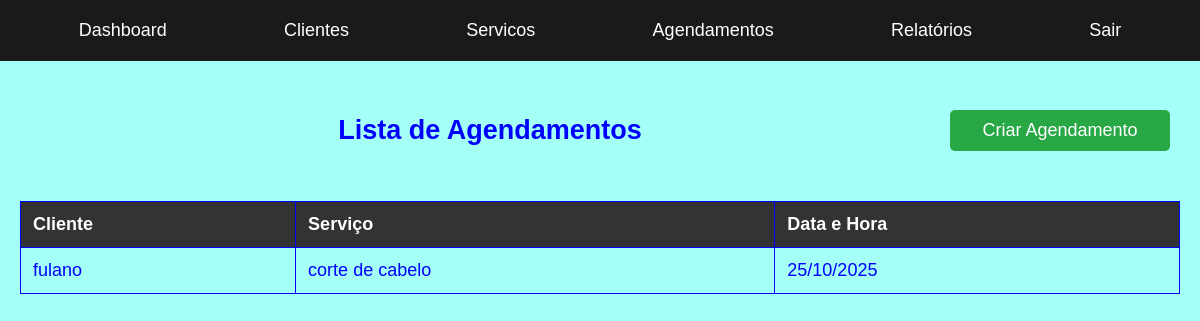
The app's page /agendamentos/ (signed in) with its own data.
### pdv/models.py (models this page shows, shortened)
class Agendamento(models.Model):
    cliente = models.ForeignKey(Cliente, on_delete=models.CASCADE)
    servico = models.ForeignKey(Servico, on_delete=models.CASCADE)
    data_hora = models.DateTimeField()

class Cliente(models.Model):
    nome = models.CharField(max_length=100)
    telefone = models.CharField(max_length=15)
    email = models.EmailField()

class Servico(models.Model):
    nome = models.CharField(max_length=100)
    preco = models.DecimalField(max_digits=10, decimal_places=2)

### pdv/views.py (the view)
# urls.py: path('agendamentos/', agendamentos_view, name='agendamentos'),
@login_required
def agendamentos_view(request):
    agendamentos = Agendamento.objects.all()
    return render(request, 'pdv/agendamentos.html', {'agendamentos': agendamentos})

### pdv/templates/pdv/agendamentos.html
{% extends 'pdv/base.html' %}
{% load static %}
{% block extra_styles %}
<link rel="stylesheet" type="text/css" href="{% static 'tabelas/tabelas.css' %}">
{% endblock %}
{% block content %}
<div class="titulo">
    <h2>Lista de Agendamentos</h2>
    <a href="{% url 'criar_agendamento' %}" class="btn">Criar Agendamento</a>
</div>
<table>
    <tr>
        <th>Cliente</th>
        <th>Serviço</th>
        <th>Data e Hora</th>
    </tr>
    {% for agendamento in agendamentos %}
    <tr>
        <td>{{ agendamento.cliente.nome }}</td>
        <td>{{ agendamento.servico.nome }}</td>
        <td>{{ agendamento.data_hora|date:"d/m/Y" }}</td>
    </tr>
    {% endfor %}
</table>
{% endblock %}

### pdv/static/global/style.css (style rules this page uses)
body { margin: 0; font-family: 'Times New Roman', Times, serif; font-size: large; }
.btn { display: block; width: 200px; margin: 20px auto; padding: 10px; background-color: #28a745; color: white; text-align: center; text-decoration: none; border-radius: 5px; transition: background-color 0.3s; }
.titulo { display: flex; justify-content: space-between; align-items: center; padding: 10px; }
.titulo h2 { margin: 0; flex-grow: 1; text-align: center; }

### pdv/static/tabelas/tabelas.css (style rules this page uses)
body { margin: 0; font-family: Arial, sans-serif; background-color:rgb(164, 255, 247); color: blue; }
h2 { text-align: center; margin-top: 20px; }
table { width: 100%; border-collapse: collapse; margin: 20px 0; }
th, td { border: 1px solid blue; padding: 12px; text-align: left; }
th { background-color: #333; color: white; }

### records on screen
Agendamento: cliente.nome "fulano", servico.nome "corte de cabelo", data_hora "25/10/2025"
